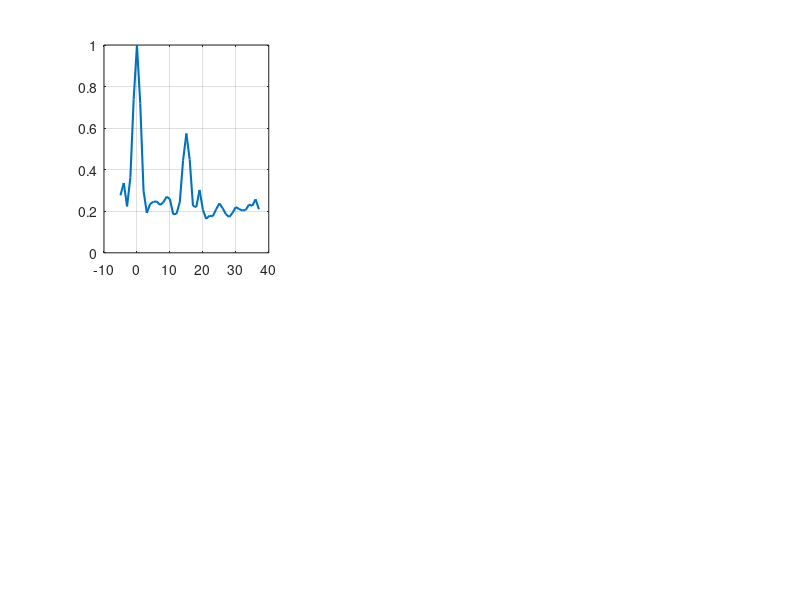

The MATLAB source for this figure: (Note: this script raises an error after producing the figure.)
clear; clc; close all

load('Sim_forme_1.mat')

dx = 5e-3;

indices_reference = [6 12 18 26 32 38];

nombre_references = length(indices_reference);

resolutions = NaN(1, nombre_references);
contrastes = NaN(1, nombre_references);

figure('Color','w','Position',[100 100 1400 750]);

for r = 1:nombre_references

    indice_reference = indices_reference(r);
    signal_reference = double(sensor_data(indice_reference,:));

    coefficients = zeros(1, length(impactXGrid));

    for j = 1:length(impactXGrid)

        signal_compare = double(sensor_data(j,:));

        correlation = xcorr(signal_reference, ...
                            signal_compare, 'coeff');

        coefficients(j) = max(abs(correlation));

    end

    distance_cm = ...
        (impactXGrid-impactXGrid(indice_reference))*dx*100;

    masque_base = abs(distance_cm) > 5;
    ligne_base = mean(coefficients(masque_base));

    contraste = coefficients(indice_reference)/ligne_base;
    contrastes(r) = contraste;

    mi_hauteur = coefficients(indice_reference)/2;

    indice_gauche = find( ...
        coefficients(1:indice_reference) <= mi_hauteur, ...
        1, 'last');

    indice_droit_relatif = find( ...
        coefficients(indice_reference:end) <= mi_hauteur, ...
        1, 'first');

    if ~isempty(indice_gauche) && ...
       ~isempty(indice_droit_relatif)

        indice_droit = ...
            indice_reference + indice_droit_relatif - 1;

        x1 = distance_cm(indice_gauche);
        x2 = distance_cm(indice_gauche+1);

        y1 = coefficients(indice_gauche);
        y2 = coefficients(indice_gauche+1);

        position_gauche = x1 + ...
            (mi_hauteur-y1)*(x2-x1)/(y2-y1);

        x1 = distance_cm(indice_droit-1);
        x2 = distance_cm(indice_droit);

        y1 = coefficients(indice_droit-1);
        y2 = coefficients(indice_droit);

        position_droite = x1 + ...
            (mi_hauteur-y1)*(x2-x1)/(y2-y1);

        resolutions(r) = position_droite-position_gauche;

    end

    subplot(2,3,r)

    plot(distance_cm, coefficients, '-', ...
         'LineWidth', 1.5, ...
         'Color', [0 0.4470 0.7410])

    hold on
    grid on

    yline(mi_hauteur, '--r', ...
          'LineWidth', 1.2);

    yline(ligne_base, '--k', ...
          'LineWidth', 1.2);

    xline(0, ':', ...
          'Color', [0.4 0.4 0.4], ...
          'LineWidth', 1);

    if r == 1

        legend('Corrélation', ...
               'Mi-hauteur', ...
               'Ligne de base', ...
               'Position de référence', ...
               'Location', 'best')

    end

    xlabel('Distance [cm]')
    ylabel('Corrélation')

    title(['Référence ', ...
           num2str(indice_reference)])

    ylim([0 1.05])

end

sgtitle('Corrélations pour six positions de référence')

resolution_moyenne = mean(resolutions, 'omitnan');
ecart_resolution = std(resolutions, 'omitnan');

contraste_moyen = mean(contrastes, 'omitnan');
ecart_contraste = std(contrastes, 'omitnan');

fprintf('\nRésultats du rectangle\n')

fprintf('Résolutions individuelles [cm] :\n')
disp(resolutions)

fprintf('Contrastes individuels :\n')
disp(contrastes)

fprintf('Résolution moyenne : %.3f +/- %.3f cm\n', ...
        resolution_moyenne, ...
        ecart_resolution)

fprintf('Contraste moyen : %.3f +/- %.3f\n', ...
        contraste_moyen, ...
        ecart_contraste)
